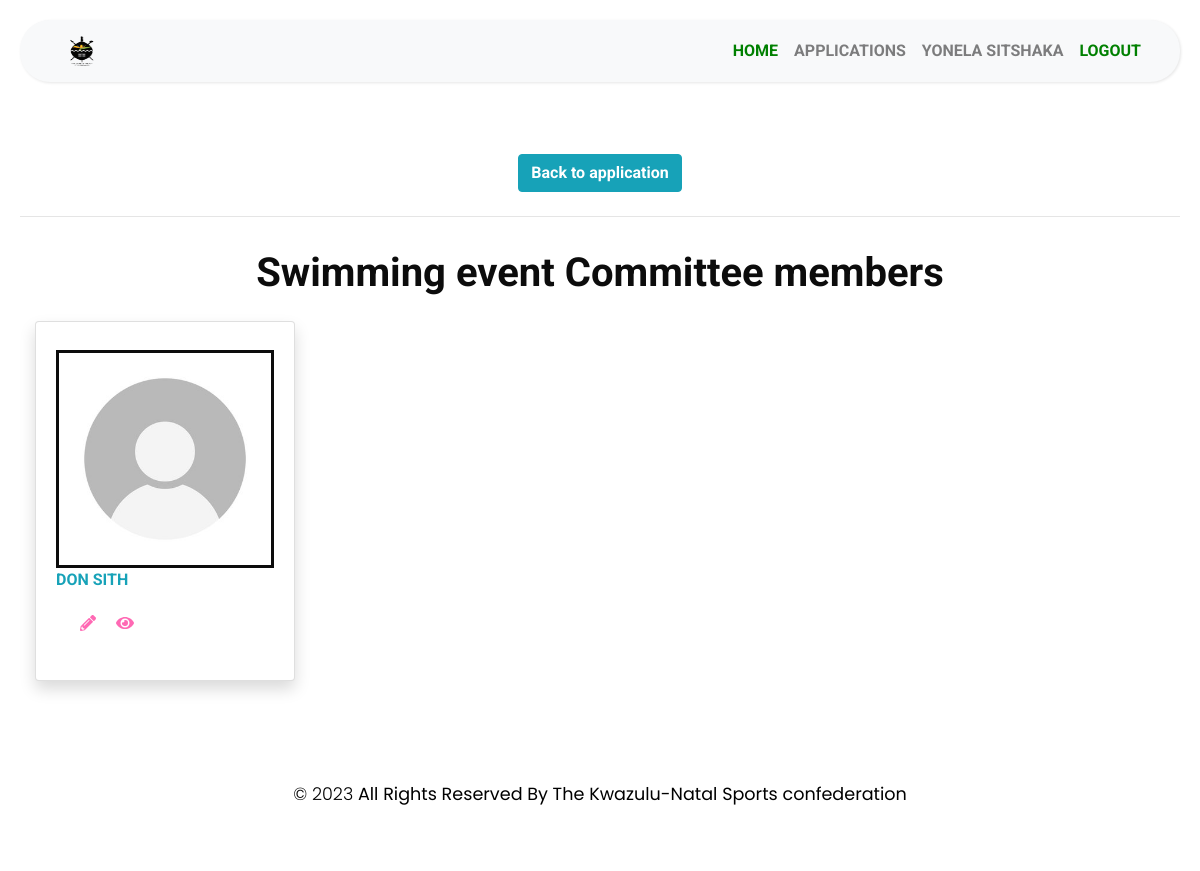
/Committee/2 (signed in), run on the app's committed database.
### MyApp/models.py (models this page shows)
class Application(models.Model):
    ApplicationId = models.AutoField(primary_key=True)
    user = models.ForeignKey(User,blank=True,null=True,on_delete=models.CASCADE)
    FederationPersonel = models.ForeignKey(FederationPersonel,blank=True,null=True,on_delete=models.CASCADE)
    EventName = models.CharField(max_length=255)
    StartDate = models.DateTimeField(max_length=255)
    EndDate = models.DateTimeField(max_length=255)
    HostCity = models.CharField(max_length=255)
    HostProvince =models.CharField(max_length=255)
    ReportSubmitAgreement = models.BooleanField(default=False)
    NumberOfTeam = models.IntegerField()
    MethodOfSelection = models.CharField(max_length=255)
    SelectionApprovedDate = models.DateField(max_length=255)
    TravelDateTime = models.DateTimeField(max_length=255)
    ModeOfTravel = models.CharField(max_length=255)
    CodeOfConductAcceped = models.BooleanField(default=False)
    RegulationsInterestDeclaration  = models.CharField(max_length=300, default='NotProvided')
    RegulationsInterestDeclaration  = models.CharField(max_length=300, default='NotProvided')
    SelectionCriteriaProtocols = models.CharField(max_length=300, default='NotProvided')
    GeneralRegulationSelectionProcedure  =models.CharField(max_length=300, default='NotProvided')
    DocumentationOfSelectionSubmitted = models.CharField(max_length=300, default='NotProvided')
    TeamOfficialDuties = models.CharField(max_length=300, default='NotProvided')
    AcceptanceOfTeamAppointment = models.CharField(max_length=300, default='NotProvided')
    HighPerformancePlan = models.CharField(max_length=300, default='NotProvided')
    EventInvitation  = models.CharField(max_length=300, default='NotProvided')
    ApplicationDate  = models.DateTimeField(default=datetime.now())
    Step = models.CharField(max_length=255, default='start')
    ApplicationStatus = models.CharField(max_length=255, default='Oncreate')
    isHistory = models.BooleanField(default=False)
    DateCreated = models.DateTimeField(default=datetime.now())
    DeclineReason = models.TextField(blank=True, null=True)
    CancelReason = models.TextField(blank=True, null=True)
    ApparelLetters = models.CharField(max_length=300, blank=True, null=True)

class CommitteeMember(models.Model):
    CommitteeMemberId = models.AutoField(primary_key=True)
    application = models.ForeignKey(Application,blank=True,null=True,on_delete=models.CASCADE)
    FirstName = models.CharField(max_length=255)
    Surname = models.CharField(max_length=255)
    Gender = models.CharField(max_length=255)
    Email = models.CharField(max_length=255, default="email")
    PhoneNumber = models.CharField(max_length=255, default="number")
    City = models.CharField(max_length=255, default="city")
    Province = models.CharField(max_length=255, default="province")

### MyApp/views.py (the view)
# urls.py: path('Committee/<int:applicationId>', views.Committee, name="Committee"),
def Committee(request, applicationId):
    application = get_object_or_404(Application,pk = applicationId)
    commitee = CommitteeMember.objects.filter(application = application)
    if request.method =='GET':
        return render(request, 'MyApp/Committee.html', {"application":application, "commitee":commitee})

### MyApp/templates/MyApp/Committee.html (shortened to what this page needs)
{% extends "MyApp/base.html" %}
{% block content %}
    {% load static %}
    <div class="row"  style="display:flex;justify-content:center">
        <div style="padding:0.5rem;">
            <a href="{% url 'Application_review' applicationId=application.ApplicationId  %}" title="" class="btn btn-info">
                <b>
                    Back to application
                </b>
            </a>
        </div>
    </div>
    <hr/>
    <div class="container" style="display:flex;justify-content:center; padding:1rem">
        <h1><b> {{application.EventName}} Committee members</b></h1>
    </div>
    <div class="container">
        <div class="row">
            {% if commitee %}
                {% for CommitteeMember in commitee %}
                    <div class="col-xl-3 col-md-6 mb-4">
                        <div class="card border-left-primary shadow h-100 py-2">
                            <div class="card-body">
                                <div class="row no-gutters align-items-center" style="display:flex;justify-content:center">
                                    <img style="width:inherit; width:100%;border:solid;max-height:320px" src="{% static 'manageProfile/images/DefaultProfile.jpg'%}"/>
                                </div>
                                <div class="row no-gutters align-items-center">
                                    <div class="col mr-2" style="display:flex; justify-content: space-between;">
                                        <div class="text-xs font-weight-bold text-info text-uppercase mb-1" >
                                            {{ CommitteeMember.FirstName}} {{CommitteeMember.Surname}}
                                        </div>
                                    </div>
                                </div>
                                <div class="row no-gutters align-items-center" style="padding:1rem">
                                    <div class="col-auto"  styl="display:flex; justify-content:space-between;align-content:center;color: #FF69B4;justify-content:center" >
                                            {% if user.is_superuser != True %}
                                                <a style="color: #FF69B4;padding:0.5rem" href="{% url 'update_CommiteeMember' CommitteeMemberId=CommitteeMember.CommitteeMemberId %}" style="padding:5px"><i class="fas  fa-pencil-alt edit-icon"></i></a>
                                            {% endif %}
                                            <a href="{% url 'CommitteeMemberDetails' committeeMemberId=CommitteeMember.CommitteeMemberId %}" style="color: #FF69B4;padding:0.5rem"><i class="fas fa-eye view-icon"></i></a>
                                        </div>
                                </div>
                            </div>
                        </div>
                    </div>
                {% endfor%}
            {%endif%}
        </div>
    </div>
{% endblock %}

### MyApp/templates/MyApp/base.html (shortened to what this page needs)
<!DOCTYPE html>
<html>
<head>
    {%load static %}
    <link rel="stylesheet" href="{% static 'manageProfile/Profile.css' %}">
    <link rel="stylesheet" href="https://stackpath.bootstrapcdn.com/bootstrap/4.1.0/css/bootstrap.min.css">
    <link rel="stylesheet" href="{% static 'manageProfile/css/style5.css' %}">
    <link rel="stylesheet" href="{% static 'manageProfile/css/style.css' %}">
    <link rel="stylesheet" href="{% static 'manageProfile/css1/style.css' %}">
<link rel="stylesheet" type="text/css" href="{% static 'manageProfile/css1/bootstrap.css' %}" />
  <link rel="stylesheet" href="{% static 'manageProfile/css1/nice-select.min.css' %}">
  <link rel="stylesheet" type="text/css" href="https://cdnjs.cloudflare.com/ajax/libs/OwlCarousel2/2.3.4/assets/owl.carousel.min.css" />
  <link href="{% static 'manageProfile/css1/font-awesome.min.css' %}" rel="stylesheet" />
  <link href="{% static 'manageProfile/css1/style.css' %}" rel="stylesheet" />
  <link href="{% static 'manageProfile/css1/responsive.css' %}" rel="stylesheet" />
</head>
<body>
    <div class="wrapper" >
        <div id="content">
            <nav class="navbar navbar-expand-lg navbar-light bg-light" style="border-radius:30px">
                <div class="container-fluid" style="color: black;">
                    <a class="nav-link" href="{% url 'home' %}" style="color: green;"> <img style="width:inherit;width:30px;border-radius:12px;height:30px " src="{% static 'manageProfile/images/kzn-sports-confederation-logo.png' %}" class="thumbnail"/></a>
                    <div class="collapse navbar-collapse" id="navbarSupportedContent">
                      <ul class="nav navbar-nav ml-auto"style="color: azure;">
                            {% if user.is_authenticated %}
                                <li class="nav-item text-uppercase font-weight-bold">
                                    <a style="color: green;" class="nav-link"  href="{% url 'home' %}">Home</a>
                                </li>
                                {% if user.is_superuser %}
                                    {% comment %} <li class="nav-item">
                                        <a style="color: black;" class="nav-link" href="#"> Supper User State</a>
                                    </li> {% endcomment %}
                                    <li class="nav-item text-uppercase font-weight-bold">
                                        <a href="{% url 'Applications' %}" style="color: green;" class="nav-link" href="">Applications</a>
                                    </li>
                                {% else %}
                                    <li class="nav-item text-uppercase font-weight-bold">
                                        <a class="nav-link" href="{%   url 'my_applications' %}" >Applications</a>
                                    </li>
                                {% endif %}
                                <li class="nav-item text-uppercase font-weight-bold">
                                    <a class="nav-link" href="{% url 'account' %}">{{user.first_name}} {{user.last_name}}</a>
                                </li>
                                <li class="nav-item text-uppercase font-weight-bold">
                                    <a style="color: green;" class="nav-link" href="{% url 'logoutuser' %}">logout</a>
                                </li>
                            {% endif %}
                        </ul>
                    </div>
                </div>
            </nav>
            <br>
            {% block content %}
            {% endblock %}
            <br>
            <footer class="footer_section" style="height:auto;margin-bottom:0px;width: 100%; margin-top: 10px;border-radius:30px">
                <div class="container" style="margin-bottom:0px;padding:1rem">
                    <center>
                        <b class="text-center">
                            <p style="color:black;">
                                &copy; <span id="displayYear"></span><b> All Rights Reserved By The</b>
                                <a href="#"><b>Kwazulu-Natal Sports confederation</b></a>
                            </p>
                        </b>
                    </center>
                </div>
            </footer>
        </div>
    </div>
</body>
</html>

### MyApp/static/manageProfile/css/style5.css (style rules this page uses)
body { font-family: 'Poppins', sans-serif; background: #fafafa; }
p { font-family: 'Poppins', sans-serif; font-size: 1.1em; font-weight: 300; line-height: 1.7em; color: #999; }
a, a:hover, a:focus { color: inherit; text-decoration: none; transition: all 0.3s; }
.navbar { padding: 15px 10px; background: #fff; border: none; border-radius: 0; margin-bottom: 40px; box-shadow: 1px 1px 3px rgba(0, 0, 0, 0.1); }
.wrapper { display: flex; width: 100%; align-items: stretch; perspective: 1500px; }
#content { width: 100%; padding: 20px; min-height: 100vh; transition: all 0.3s; }

### MyApp/static/manageProfile/css1/style.css (style rules this page uses)
body { font-family: "Roboto", sans-serif; color: #0c0c0c; background-color: #ffffff; overflow-x: hidden; }
a, a:hover, a:focus { text-decoration: none; }
.btn, .btn:focus { outline: none !important; -webkit-box-shadow: none; box-shadow: none; }
.footer_section { position: relative; background-color: #ffffff; text-align: center; }
.footer_section p { color: #155263; padding: 25px 0; margin: 0; }
.footer_section p a { color: inherit; }

### MyApp/static/manageProfile/css1/responsive.css (style rules this page uses)
@media (min-width: 1200px) { .container { max-width: 1170px; } }

### data on the page
Application: EventName "Swimming event"
CommitteeMember: FirstName "DON", Surname "SITH"

### other printed values
{{ user.first_name }} "YONELA"
{{ user.last_name }} "SITSHAKA"
